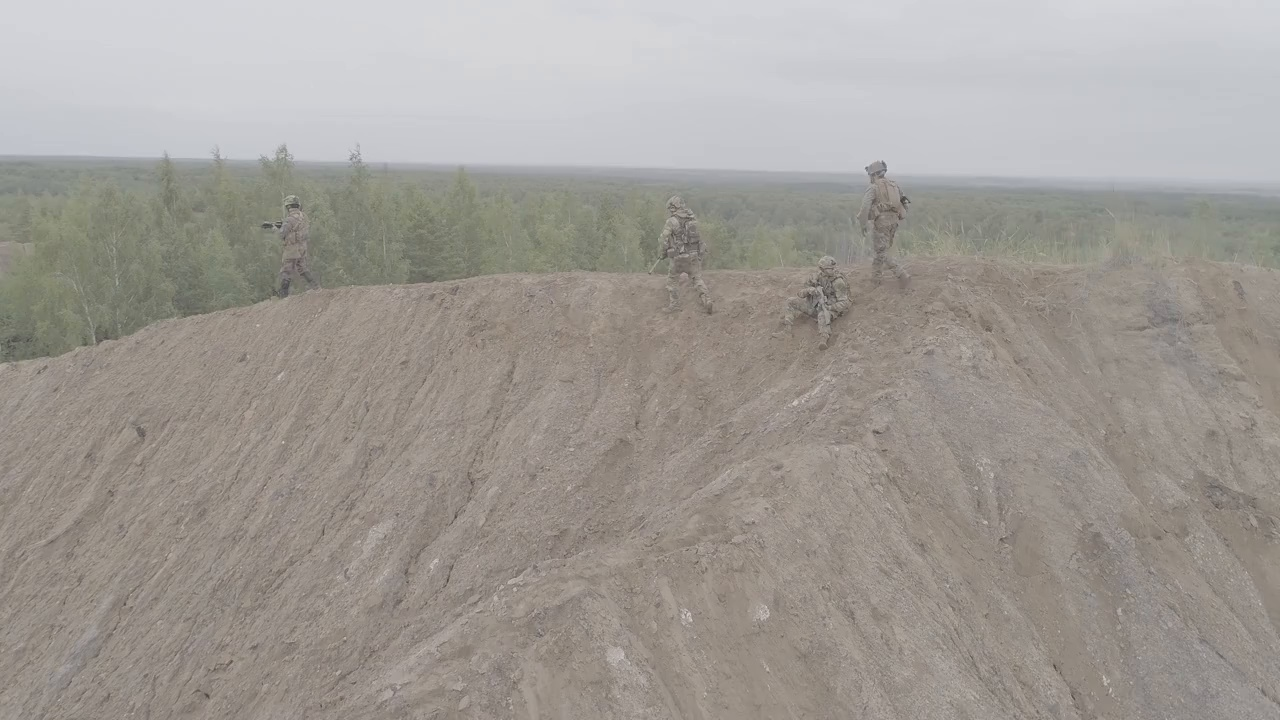
#> input picture vision/labeling_packs/bodycam-charlie/images/bodycam-charlie_frame_00_0000.jpg, 1280 x 720 px; its folder holds only this picture in this run
$ python preview_labels.py
#> lines starting #> are read from the running program, lines starting #| are printed output that depends on the picture
#> in build_contact_sheet, img is the input picture: shape (720, 1280, 3); mean B, G, R 149.9, 155.3, 160.1
#!/usr/bin/env python3
"""
Generate a 12-frame contact sheet grid visualizing evaluation labels.

Draws bounding boxes, class labels, and summary telemetry onto selected
keyframes and compiles them into a grid saved at local_assets/label_preview.jpg.
"""

import sys
import argparse
from pathlib import Path
from typing import List, Tuple
import cv2
import numpy as np

CLASS_NAMES = ["person", "car", "truck", "bus"]
# BGR colors for OpenCV rendering
CLASS_COLORS = {
    0: (255, 255, 0),    # person: Cyan
    1: (0, 255, 0),      # car: Lime Green
    2: (0, 165, 255),    # truck: Orange
    3: (255, 0, 180),    # bus: Magenta
}


def load_yolo_labels(label_file: Path) -> List[Tuple[int, float, float, float, float]]:
    """Parse YOLO format annotations: class_id, x_center, y_center, width, height."""
    boxes = []
    if not label_file.exists():
        return boxes
    with open(label_file, "r", encoding="utf-8") as f:
        for line in f:
            parts = line.strip().split()
            if len(parts) == 5:
                try:
                    cid = int(parts[0])
                    xc, yc, w, h = float(parts[1]), float(parts[2]), float(parts[3]), float(parts[4])
                    boxes.append((cid, xc, yc, w, h))
                except ValueError:
                    continue
    return boxes


def draw_boxes_on_image(
    img: np.ndarray,
    boxes: List[Tuple[int, float, float, float, float]],
    frame_title: str = ""
) -> np.ndarray:
    """Draw bounding boxes with badge tags and telemetry on frame."""
#> called with frame_title = 'bodycam-charlie_frame_00_0000.jpg'
    canvas = img.copy()
    h, w = canvas.shape[:2]

    # Draw header badge for frame name
    if frame_title:
        cv2.rectangle(canvas, (10, 10), (330, 48), (20, 20, 20), -1)
        cv2.rectangle(canvas, (10, 10), (330, 48), (60, 60, 60), 1)
#> canvas: shape (720, 1280, 3); mean B, G, R 147.3, 152.7, 157.6
        cv2.putText(
            canvas,
            f"{frame_title} | obj:{len(boxes)}",
            (18, 36),
            cv2.FONT_HERSHEY_SIMPLEX,
            0.7,
            (255, 255, 255),
            2,
            cv2.LINE_AA
        )
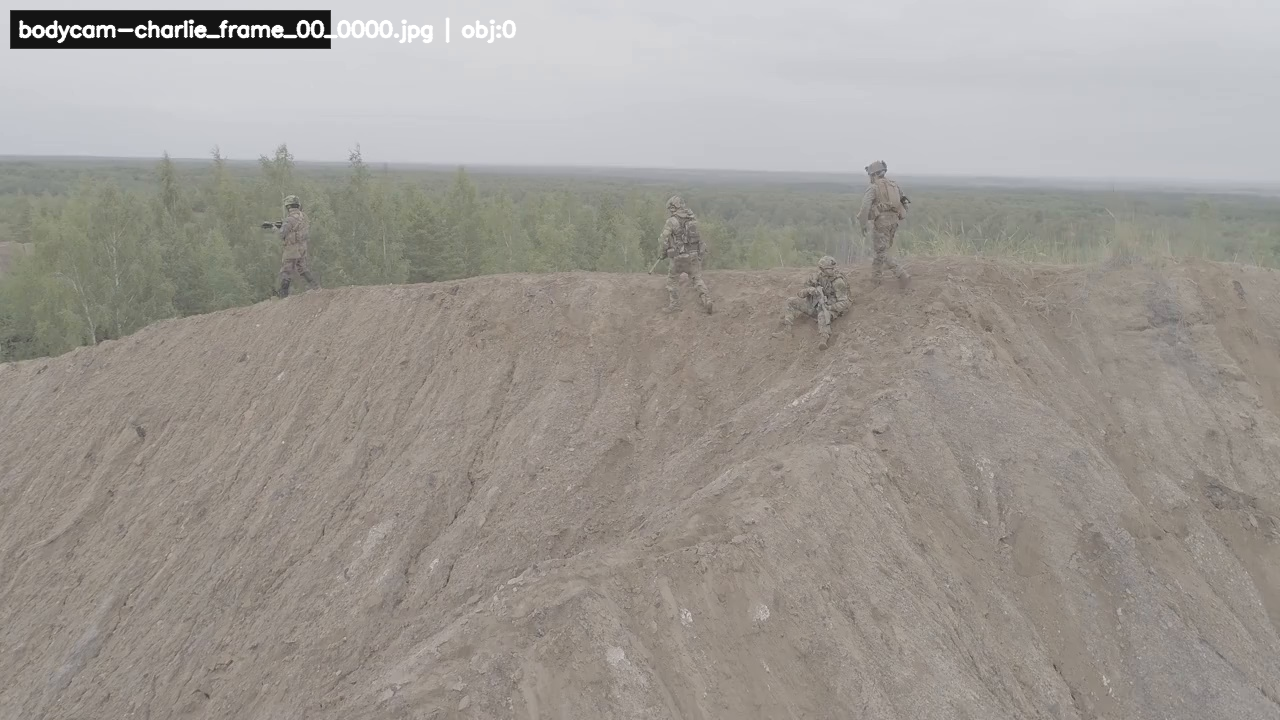
#> canvas: shape (720, 1280, 3); mean B, G, R 148, 153.4, 158.3

    for cid, xc, yc, bw, bh in boxes:
        color = CLASS_COLORS.get(cid, (200, 200, 200))
        cname = CLASS_NAMES[cid] if 0 <= cid < len(CLASS_NAMES) else str(cid)

        # Convert normalized center-based coordinates to pixel bounds
        x1 = int(round((xc - bw / 2.0) * w))
        y1 = int(round((yc - bh / 2.0) * h))
        x2 = int(round((xc + bw / 2.0) * w))
        y2 = int(round((yc + bh / 2.0) * h))

        # Clamp to image boundary
        x1, y1 = max(0, x1), max(0, y1)
        x2, y2 = min(w - 1, x2), min(h - 1, y2)

        # Draw bounding box rectangle
        cv2.rectangle(canvas, (x1, y1), (x2, y2), color, 2)

        # Badge tag above box
        label_text = f"{cname}"
        (tw, th), baseline = cv2.getTextSize(label_text, cv2.FONT_HERSHEY_SIMPLEX, 0.5, 1)
        tag_y1 = max(0, y1 - th - 6)
        tag_y2 = y1
        tag_x2 = min(w - 1, x1 + tw + 8)

        cv2.rectangle(canvas, (x1, tag_y1), (tag_x2, tag_y2), color, -1)
        cv2.putText(
            canvas,
            label_text,
            (x1 + 4, tag_y2 - 3),
            cv2.FONT_HERSHEY_SIMPLEX,
            0.5,
            (0, 0, 0),
            1,
            cv2.LINE_AA
        )

    return canvas


def build_contact_sheet(
    image_paths: List[Path],
    label_dir: Path,
    cols: int = 4,
    thumb_w: int = 640,
    thumb_h: int = 360
) -> np.ndarray:
    """Build grid of annotated thumbnails with header banner."""
    annotated_thumbs = []
    for p in image_paths:
        img = cv2.imread(str(p))
        if img is None:
            img = np.zeros((1080, 1920, 3), dtype=np.uint8)

        lbl_file = label_dir / f"{p.stem}.txt"
        boxes = load_yolo_labels(lbl_file)
        annotated = draw_boxes_on_image(img, boxes, frame_title=p.name)

        thumb = cv2.resize(annotated, (thumb_w, thumb_h), interpolation=cv2.INTER_AREA)
        annotated_thumbs.append(thumb)

    n = len(annotated_thumbs)
#> n = 1
    rows = (n + cols - 1) // cols
#> rows = 1

    while len(annotated_thumbs) < rows * cols:
        blank = np.zeros((thumb_h, thumb_w, 3), dtype=np.uint8)
        annotated_thumbs.append(blank)
#> this loop made 3 passes
#> after the loop, annotated_thumbs = 4 items

    grid_rows = []
    for r in range(rows):
        row_thumbs = annotated_thumbs[r * cols : (r + 1) * cols]
        grid_rows.append(np.hstack(row_thumbs))
#> after the loop, grid_rows = 1 item

    grid = np.vstack(grid_rows)
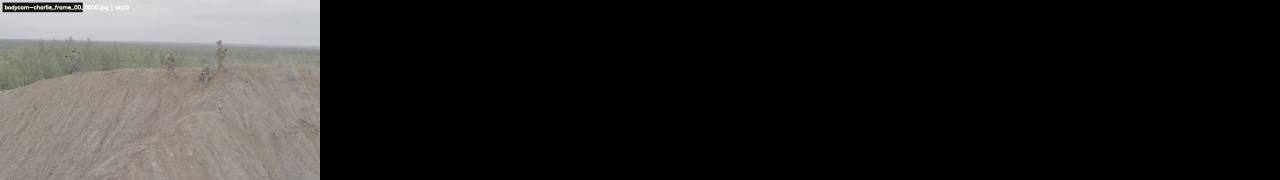
#> grid: shape (360, 2560, 3) (shown at 1/2 size); mean of channels 0, 1, 2 37, 38.4, 39.6; drawn as B, G, R

    # Header banner
    banner_height = 60
    grid_w = grid.shape[1]
    banner = np.zeros((banner_height, grid_w, 3), dtype=np.uint8)
    banner[:] = (24, 24, 24)

    title = "AEGIS COMMAND | EVALUATION DATASET LABEL PREVIEW (12 KEYFRAMES)"
    legend = "LEGEND: [CYAN: person]  [LIME: car]  [ORANGE: truck]  [MAGENTA: bus]"
    cv2.putText(banner, title, (20, 38), cv2.FONT_HERSHEY_SIMPLEX, 0.75, (255, 255, 255), 2, cv2.LINE_AA)
    cv2.putText(banner, legend, (grid_w - 740, 38), cv2.FONT_HERSHEY_SIMPLEX, 0.55, (200, 200, 200), 1, cv2.LINE_AA)

    return np.vstack([banner, grid])
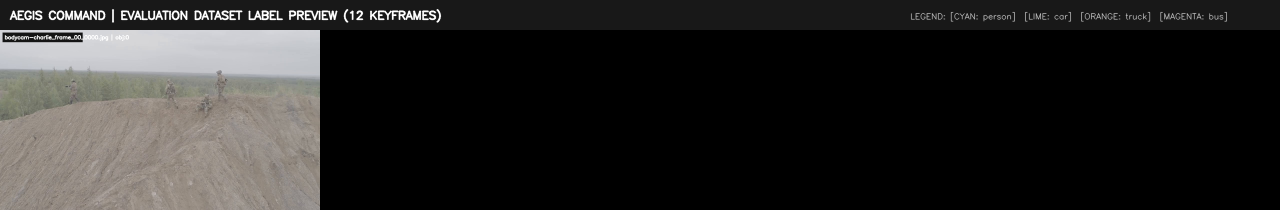
#> returned value: shape (420, 2560, 3) (shown at 1/2 size); mean of channels 0, 1, 2 37.1, 38.3, 39.3; drawn as B, G, R


def main():
    parser = argparse.ArgumentParser(description="Generate 12-frame contact sheet preview of evaluation labels.")
    parser.add_argument("--images", default="vision/eval/images", help="Path to evaluation images directory")
    parser.add_argument("--labels", default=None, help="Path to label annotations directory (default: eval/labels or eval/labels_draft)")
    parser.add_argument("--output", default="local_assets/label_preview.jpg", help="Output contact sheet image path")
    parser.add_argument("--num-frames", type=int, default=12, help="Number of sample frames in contact sheet")
    parser.add_argument("--cols", type=int, default=4, help="Grid columns count")
    args = parser.parse_args()

    images_dir = Path(args.images)
    if not images_dir.exists():
        print(f"Error: images directory not found: {images_dir}", file=sys.stderr)
        sys.exit(1)

    all_images = sorted(list(images_dir.glob("*.jpg")))
    if not all_images:
        all_images = sorted(list(images_dir.glob("*.png")))
    if not all_images:
        print(f"Error: no images found in {images_dir}", file=sys.stderr)
        sys.exit(1)

    # Determine labels directory
    if args.labels:
        labels_dir = Path(args.labels)
    else:
        verified_labels = Path("vision/eval/labels")
        if verified_labels.exists() and list(verified_labels.glob("*.txt")):
            labels_dir = verified_labels
        else:
            labels_dir = Path("vision/eval/labels_draft")

    print(f"Generating preview using:")
    print(f"  Images dir: {images_dir} ({len(all_images)} frames available)")
    print(f"  Labels dir: {labels_dir}")
    print(f"  Output:     {args.output}")

    # Deterministically select evenly spaced keyframes
    n_samples = min(args.num_frames, len(all_images))
    indices = np.linspace(0, len(all_images) - 1, n_samples, dtype=int)
    selected_paths = [all_images[i] for i in indices]

    out_path = Path(args.output)
    out_path.parent.mkdir(parents=True, exist_ok=True)

    contact_sheet = build_contact_sheet(
        selected_paths,
        labels_dir,
        cols=args.cols,
        thumb_w=640,
        thumb_h=360
    )

    cv2.imwrite(str(out_path), contact_sheet, [cv2.IMWRITE_JPEG_QUALITY, 90])
    print(f"Successfully generated contact sheet preview: {out_path} ({contact_sheet.shape[1]}x{contact_sheet.shape[0]} px)")
#| Successfully generated contact sheet preview: local_assets/label_preview.jpg (2560x420 px)


if __name__ == "__main__":
    main()

$ run again, on vision/labeling_packs/bodycam-charlie/images/bodycam-charlie_frame_04_0082.jpg
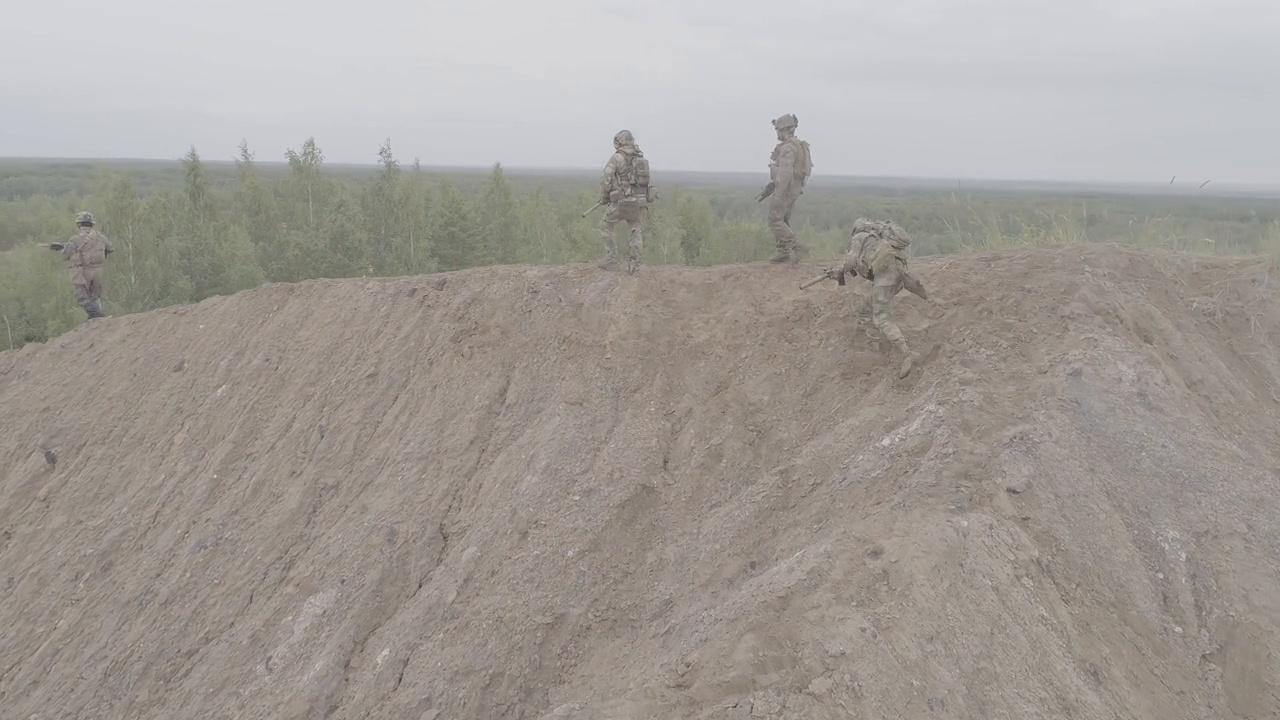
#> input picture vision/labeling_packs/bodycam-charlie/images/bodycam-charlie_frame_04_0082.jpg, 1280 x 720 px
#> in build_contact_sheet, img is the input picture: shape (720, 1280, 3); mean B, G, R 150.7, 155.8, 161.2
#> n = 1
#> the loop in build_contact_sheet, `while len(annotated_thumbs) < rows * cols:` made 3 passes
#> after the loop in build_contact_sheet, `while len(annotated_thumbs) < rows * cols:`: annotated_thumbs = 4 items
#> after the loop in build_contact_sheet, `for r in range(rows):`: grid_rows = 1 item
#> in build_contact_sheet, `grid = np.vstack(grid_rows)`:
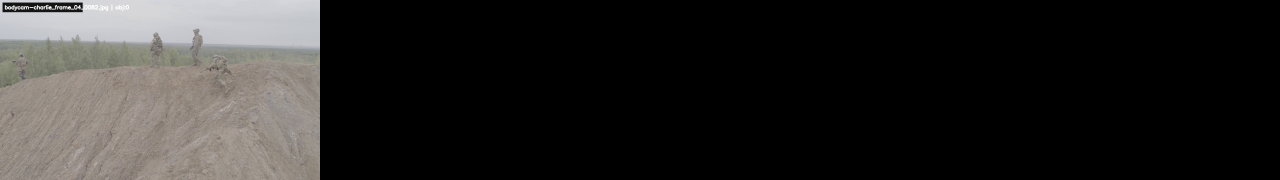
#> grid: shape (360, 2560, 3) (shown at 1/2 size); mean of channels 0, 1, 2 37.2, 38.5, 39.9; drawn as B, G, R
#> in build_contact_sheet, `return np.vstack([banner, grid])`:
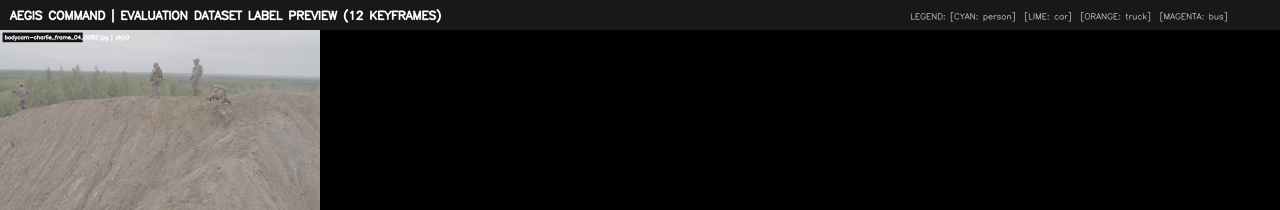
#> returned value: shape (420, 2560, 3) (shown at 1/2 size); mean of channels 0, 1, 2 37.3, 38.4, 39.5; drawn as B, G, R
#| Successfully generated contact sheet preview: local_assets/label_preview.jpg (2560x420 px)

$ run again, on vision/labeling_packs/bodycam-charlie/images/bodycam-charlie_frame_05_0103.jpg
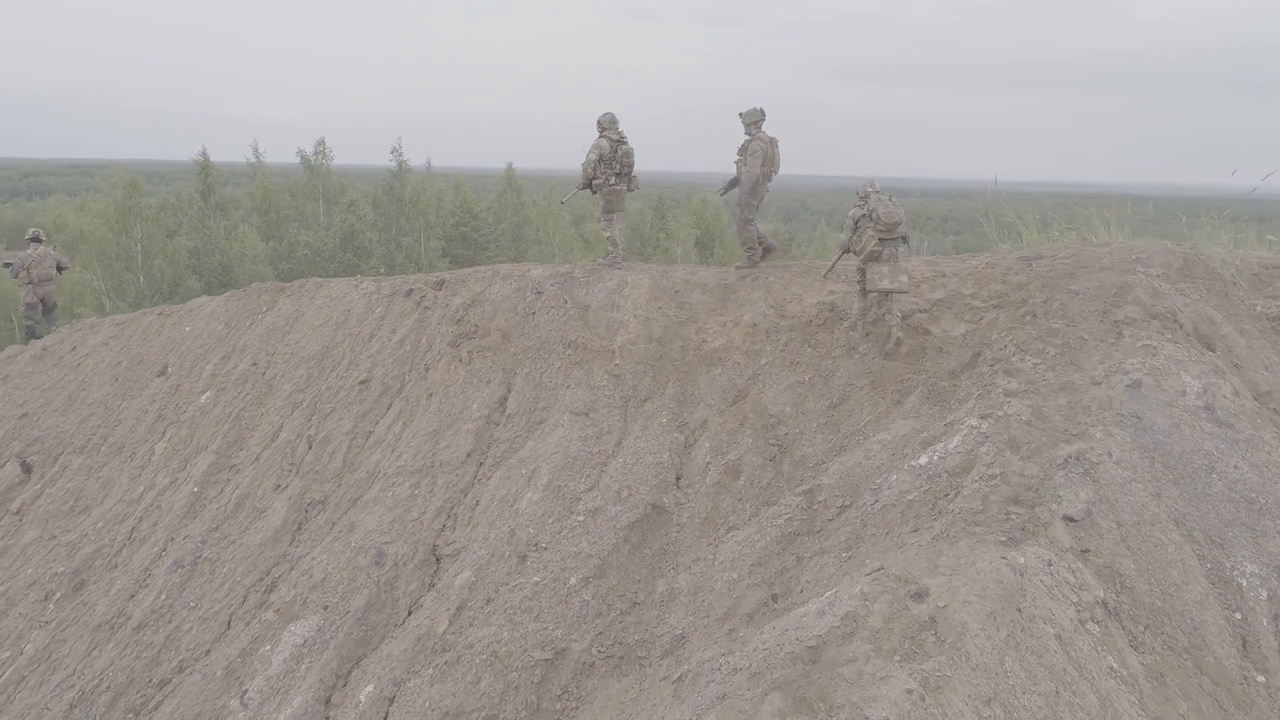
#> input picture vision/labeling_packs/bodycam-charlie/images/bodycam-charlie_frame_05_0103.jpg, 1280 x 720 px
#> in build_contact_sheet, img is the input picture: shape (720, 1280, 3); mean B, G, R 150.9, 156, 161.5
#> n = 1
#> the loop in build_contact_sheet, `while len(annotated_thumbs) < rows * cols:` made 3 passes
#> after the loop in build_contact_sheet, `while len(annotated_thumbs) < rows * cols:`: annotated_thumbs = 4 items
#> after the loop in build_contact_sheet, `for r in range(rows):`: grid_rows = 1 item
#> in build_contact_sheet, `grid = np.vstack(grid_rows)`:
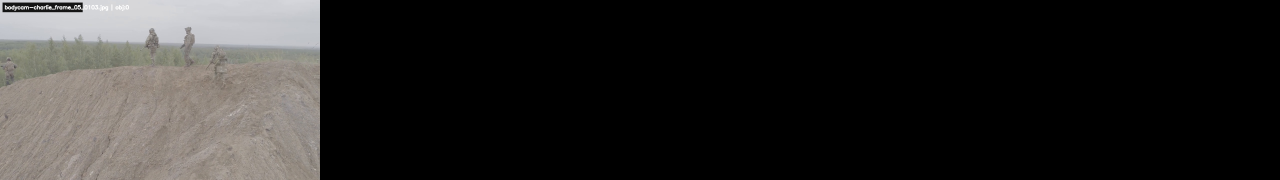
#> grid: shape (360, 2560, 3) (shown at 1/2 size); mean of channels 0, 1, 2 37.3, 38.6, 39.9; drawn as B, G, R
#> in build_contact_sheet, `return np.vstack([banner, grid])`:
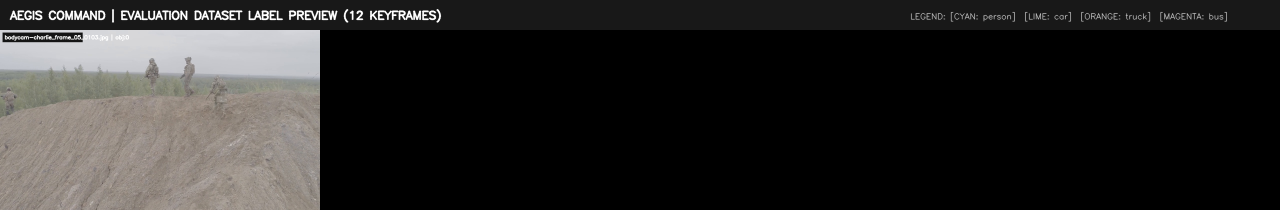
#> returned value: shape (420, 2560, 3) (shown at 1/2 size); mean of channels 0, 1, 2 37.3, 38.4, 39.6; drawn as B, G, R
#| Successfully generated contact sheet preview: local_assets/label_preview.jpg (2560x420 px)

$ run again, on vision/labeling_packs/bodycam-charlie/images/bodycam-charlie_frame_06_0124.jpg
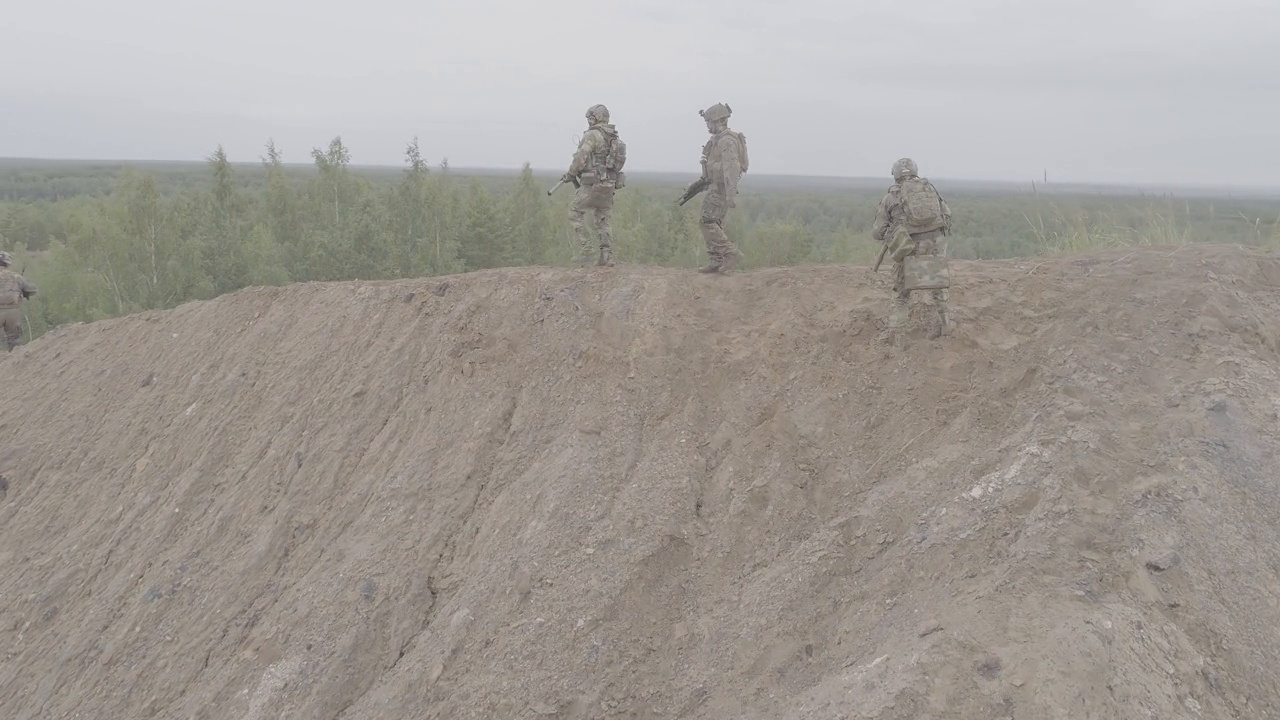
#> input picture vision/labeling_packs/bodycam-charlie/images/bodycam-charlie_frame_06_0124.jpg, 1280 x 720 px
#> in build_contact_sheet, img is the input picture: shape (720, 1280, 3); mean B, G, R 150.1, 155.5, 160.8
#> n = 1
#> the loop in build_contact_sheet, `while len(annotated_thumbs) < rows * cols:` made 3 passes
#> after the loop in build_contact_sheet, `while len(annotated_thumbs) < rows * cols:`: annotated_thumbs = 4 items
#> after the loop in build_contact_sheet, `for r in range(rows):`: grid_rows = 1 item
#> in build_contact_sheet, `grid = np.vstack(grid_rows)`:
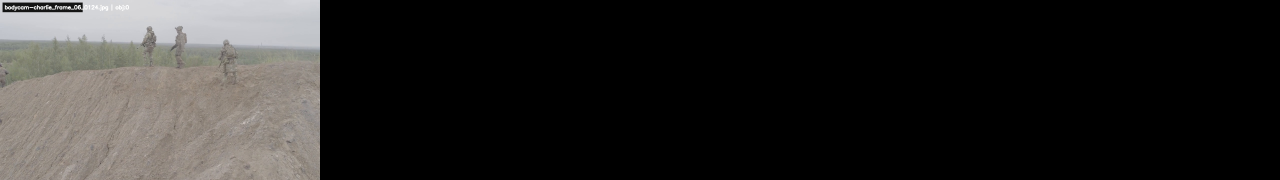
#> grid: shape (360, 2560, 3) (shown at 1/2 size); mean of channels 0, 1, 2 37.1, 38.4, 39.8; drawn as B, G, R
#> in build_contact_sheet, `return np.vstack([banner, grid])`:
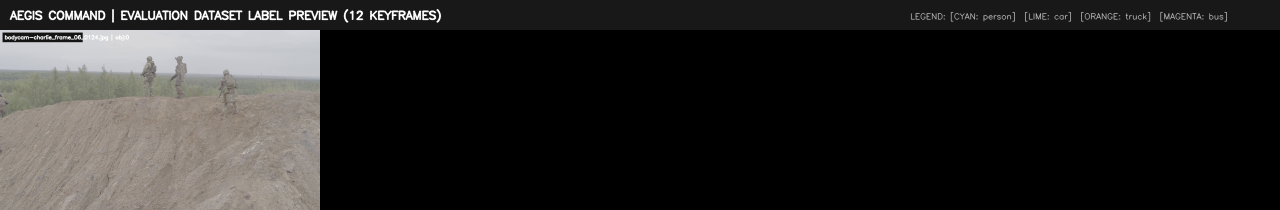
#> returned value: shape (420, 2560, 3) (shown at 1/2 size); mean of channels 0, 1, 2 37.1, 38.3, 39.4; drawn as B, G, R
#| Successfully generated contact sheet preview: local_assets/label_preview.jpg (2560x420 px)
